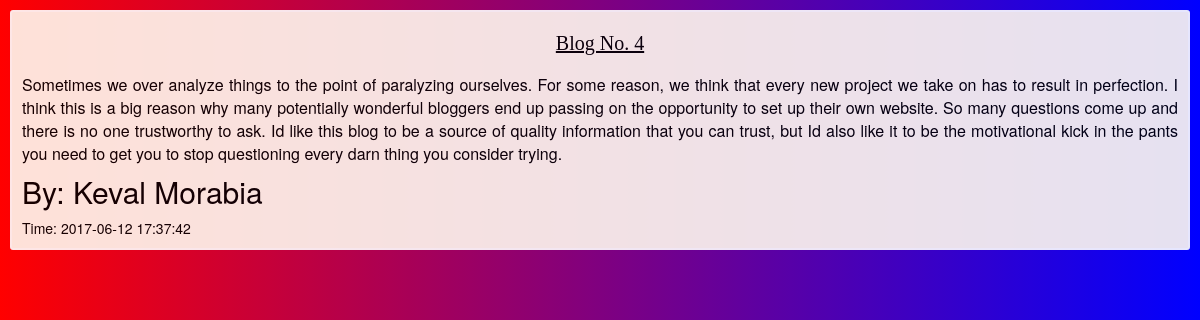
The page /read-more.php?bid=4 on the database its author committed.
### tables this page shows
CREATE TABLE `blog` (
  `bid` int(11) NOT NULL,
  `uid` int(11) NOT NULL,
  `name` varchar(50) NOT NULL,
  `title` varchar(100) NOT NULL,
  `description` varchar(2000) DEFAULT NULL,
  `Timestamp` datetime NOT NULL DEFAULT CURRENT_TIMESTAMP,
  `published` tinyint(1) NOT NULL DEFAULT '0'
);

### read-more.php (the view, shortened to what this page needs)
<?php include'header.php';?>
<!DOCTYPE html>
<html>
<head>
</head>
<body>
<?php
	$conn = new mysqli('localhost','root','','mydb');
	$bid=$_GET['bid'];
	$result = $conn->query("select * from blog where bid='$bid' and published=1");
	$row = $result->fetch_assoc();
	echo"<div class=blog style='height:auto; margin:10px'>
		<h1><p class='blog-title'><u>".$row['title']."</u></p></h1>
		<p class=des>".$row['description']."</p>
		<h2>By: ".$row['name']."</h2>
		<p>Time: ".$row['Timestamp']."</p></div>";
?>
<div id="disqus_thread" class="col-sm-12"></div>
</body>
</html>

### style.css (style rules this page uses)
body { background: linear-gradient(to right, #FF0000 , #0000FF); color:white }
h1 { text-align:center; color:white; }
p,h4,h3,h2 { padding:10px; margin:0; padding-top:0; }
.blog { background-color:floralwhite; border-radius:3px; border:2px solid white; overflow:auto; height:200px; opacity:0.9; }
.des { text-align:justify; font-size:16px; }
.blog-title { font-size:20px; color:black; font-family:fantasy; }

### read-more.php (style rules this page uses)
h1,body { color:black; }
.blog { margin-top:20px; }

### rows shown on the page
blog: title "Blog No. 4", description "Sometimes we over analyze things to the point of paralyzing ourselves. For some reason, we think that every new project we take on has to result in perfection. I think this is a big reason why many potentially wonderful bloggers end up passing on the opportunity to set up their own website. So many questions come up and there is no one trustworthy to ask. Id like this blog to be a source of quality information that you can trust, but Id also like it to be the motivational kick in the pants you need to get you to stop questioning every darn thing you consider trying.", name "Keval Morabia", Timestamp "2017-06-12 17:37:42"
